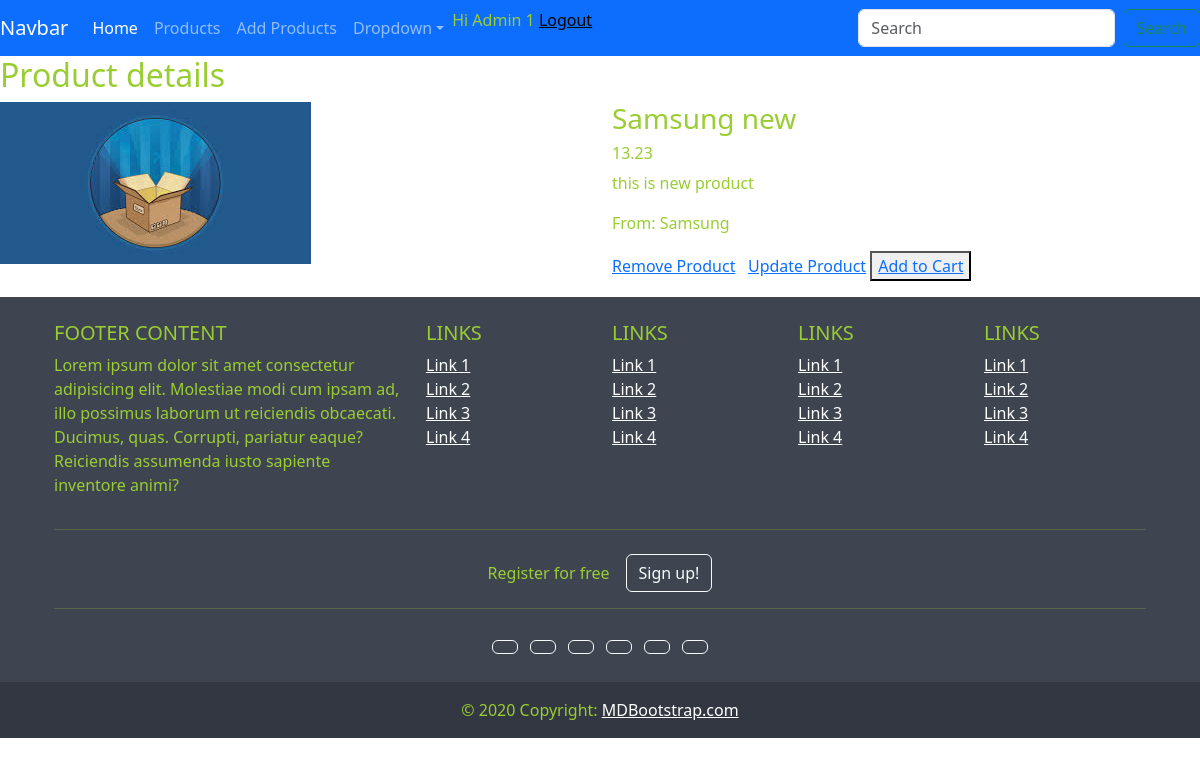
The app's page /product/details/7/ (signed in) with its own data.
### product/models.py (models this page shows, shortened)
class Product(models.Model):
    name =  models.CharField(max_length=100)
    price = models.DecimalField(decimal_places=2,max_digits=10)
    brand = models.ForeignKey(Brand,on_delete=models.CASCADE,null=True)
    size = models.DecimalField(decimal_places=2,max_digits=4)
    description = models.CharField(max_length=500)
    color = models.CharField(max_length=20)
    image = models.ImageField(upload_to='images/product_image',default='images/product_image/p1.jpeg')
    category = models.ManyToManyField(Category)
    weight = models.DecimalField(decimal_places=2,max_digits=4)
    created_at = models.DateTimeField(auto_now_add=True)
    updated_at = models.DateTimeField(auto_now=True)
    quantity = models.IntegerField(default=0)

class Brand(models.Model):
    name = models.CharField(max_length=50)
    logo = models.ImageField(upload_to='logo')

### product/views.py (the view)
# urls.py: path('details/<int:id>/',views.show_details,name='about-product'),
def show_details(request,id):
    p = get_object_or_404(Product,id=id)
    context = {
        'product':p
    }
    return render(request,'product/product_detail.html',context)

### product/templates/product/product_detail.html
{% extends 'base.html' %}
{% block content %}
<h2>Product details</h2>
<div class="row">
    <div class="col">
        <img src="{{product.image.url}}" alt="">
    </div>
    <div class="col">
        <h3>{{product.name}}</h3>
        <h6>{{product.price}}</h6>
        <p>{{product.description}}</p>
        <p>From: {{product.brand.name}}</p>
<a href="{% url 'remove-product' product.id %}">Remove Product</a>&nbsp;&nbsp;
<a href="{% url 'update-product' product.id %}">Update Product</a>
<button><a href="{% url 'add-to-cart' product.id %}">Add to Cart</a></button>
    </div>
</div>
{% endblock %}

### templates/base.html (shortened to what this page needs)
{% load static %}
<!DOCTYPE html>
<html lang="en">
<head>
    <link rel="stylesheet" href="{% static 'css/style.css' %}">
    <link href="https://cdn.jsdelivr.net/npm/bootstrap@5.3.3/dist/css/bootstrap.min.css" rel="stylesheet">
</head>
<body>
    <nav>
<nav
    class="navbar navbar-expand-sm navbar-dark bg-primary"
>
    <a class="navbar-brand" href="#">Navbar</a>
    <div class="collapse navbar-collapse" id="collapsibleNavId">
        <ul class="navbar-nav me-auto mt-2 mt-lg-0">
            <li class="nav-item">
                <a class="nav-link active" href="/" aria-current="page"
                    >Home <span class="visually-hidden">(current)</span></a
                >
            </li>
            <li class="nav-item">
                <a class="nav-link" href="{% url 'show-product' %}">Products</a>
            </li> <li class="nav-item">
                <a class="nav-link" href="{% url 'add-product' %}">Add Products</a>
            </li>
            <li class="nav-item dropdown">
                <a
                    class="nav-link dropdown-toggle"
                    href="#"
                    id="dropdownId"
                    data-bs-toggle="dropdown"
                    aria-haspopup="true"
                    aria-expanded="false"
                    >Dropdown</a
                >
            </li>
            <li>
                {%if request.user.is_authenticated %}
  			            <span>Hi {{ request.user.username | title }} {{ request.session.user_type}}</span>
  			            <a href="{% url 'logout' %}" style="color: black;">Logout</a>
  		        {%else%}
  			            <a href="{% url 'login' 'login' %}" style="color: black;">Login/</a>
  			            <a href="{% url 'register' 'register' %}" style="color: black;">Register</a>
  		        {%endif%}
            </li>
        </ul>
        <form class="d-flex my-2 my-lg-0">
            <input
                class="form-control me-sm-2"
                type="text"
                placeholder="Search"
            />
            <button class="btn btn-outline-success my-2 my-sm-0" type="submit">
            </button>
        </form>
    </div>
</nav>
    </nav>
    <main>
{% block content %}
{% endblock %}
    </main>
    <div class="container-fluied my1 mt-auto py-3">
        <footer
                class="text-center text-lg-start text-white"
                style="background-color: #3e4551"
                >
          <div class="container p-4 pb-0">
            <section class="">
              <div class="row">
                <div class="col-lg-4 col-md-6 mb-4 mb-md-0">
                  <h5 class="text-uppercase">FOOTER CONTENT</h5>
                  <p>
                    Lorem ipsum dolor sit amet consectetur adipisicing elit.
                    Molestiae modi cum ipsam ad, illo possimus laborum ut
                    reiciendis obcaecati. Ducimus, quas. Corrupti, pariatur eaque?
                    Reiciendis assumenda iusto sapiente inventore animi?
                  </p>
                </div>
                <div class="col-lg-2 col-md-6 mb-4 mb-md-0">
                  <h5 class="text-uppercase">Links</h5>
                  <ul class="list-unstyled mb-0">
                    <li>
                      <a href="#!" class="text-white">Link 1</a>
                    </li>
                    <li>
                      <a href="#!" class="text-white">Link 2</a>
                    </li>
                    <li>
                      <a href="#!" class="text-white">Link 3</a>
                    </li>
                    <li>
                      <a href="#!" class="text-white">Link 4</a>
                    </li>
                  </ul>
                </div>
                <div class="col-lg-2 col-md-6 mb-4 mb-md-0">
                  <h5 class="text-uppercase">Links</h5>
                  <ul class="list-unstyled mb-0">
                    <li>
                      <a href="#!" class="text-white">Link 1</a>
                    </li>
                    <li>
                      <a href="#!" class="text-white">Link 2</a>
                    </li>
                    <li>
                      <a href="#!" class="text-white">Link 3</a>
                    </li>
                    <li>
                      <a href="#!" class="text-white">Link 4</a>
                    </li>
                  </ul>
                </div>
                <div class="col-lg-2 col-md-6 mb-4 mb-md-0">
                  <h5 class="text-uppercase">Links</h5>
                  <ul class="list-unstyled mb-0">
                    <li>
                      <a href="#!" class="text-white">Link 1</a>
                    </li>
                    <li>
                      <a href="#!" class="text-white">Link 2</a>
                    </li>
                    <li>
                      <a href="#!" class="text-white">Link 3</a>
                    </li>
                    <li>
                      <a href="#!" class="text-white">Link 4</a>
                    </li>
                  </ul>
                </div>
                <div class="col-lg-2 col-md-6 mb-4 mb-md-0">
                  <h5 class="text-uppercase">Links</h5>
                  <ul class="list-unstyled mb-0">
                    <li>
                      <a href="#!" class="text-white">Link 1</a>
                    </li>
                    <li>
                      <a href="#!" class="text-white">Link 2</a>
                    </li>
                    <li>
                      <a href="#!" class="text-white">Link 3</a>
                    </li>
                    <li>
                      <a href="#!" class="text-white">Link 4</a>
                    </li>
                  </ul>
                </div>
              </div>
            </section>
            <hr class="mb-4" />
            <section class="">
              <p class="d-flex justify-content-center align-items-center">
                <span class="me-3">Register for free</span>
                <button type="button" class="btn btn-outline-light btn-rounded">
                  Sign up!
                </button>
              </p>
            </section>
            <hr class="mb-4" />
            <section class="mb-4 text-center">
              <a
                 class="btn btn-outline-light btn-floating m-1"
                 href="#!"
                 role="button"
                 ></a>
              <a
                 class="btn btn-outline-light btn-floating m-1"
                 href="#!"
                 role="button"
                 ></a>
              <a
                 class="btn btn-outline-light btn-floating m-1"
                 href="#!"
                 role="button"
                 ></a>
              <a
                 class="btn btn-outline-light btn-floating m-1"
                 href="#!"
                 role="button"
                 ></a>
              <a
                 class="btn btn-outline-light btn-floating m-1"
                 href="#!"
                 role="button"
                 ></a>
              <a
                 class="btn btn-outline-light btn-floating m-1"
                 href="#!"
                 role="button"
                 ></a>
            </section>
          </div>
          <div
               class="text-center p-3"
               style="background-color: rgba(0, 0, 0, 0.2)"
               >
            © 2020 Copyright:
            <a class="text-white" href="https://mdbootstrap.com/"
               >MDBootstrap.com</a
              >
          </div>
        </footer>
      </div>
</body>
</html>

### static/css/style.css (style rules this page uses)
* { color:yellowgreen; }

### records on screen
Product: image (picture), name "Samsung new", price "13.23", description "this is new product", brand.name "Samsung"

### other values on screen
{{ request.user.username | title }} "Admin"
{{ request.session.user_type }} "1"
